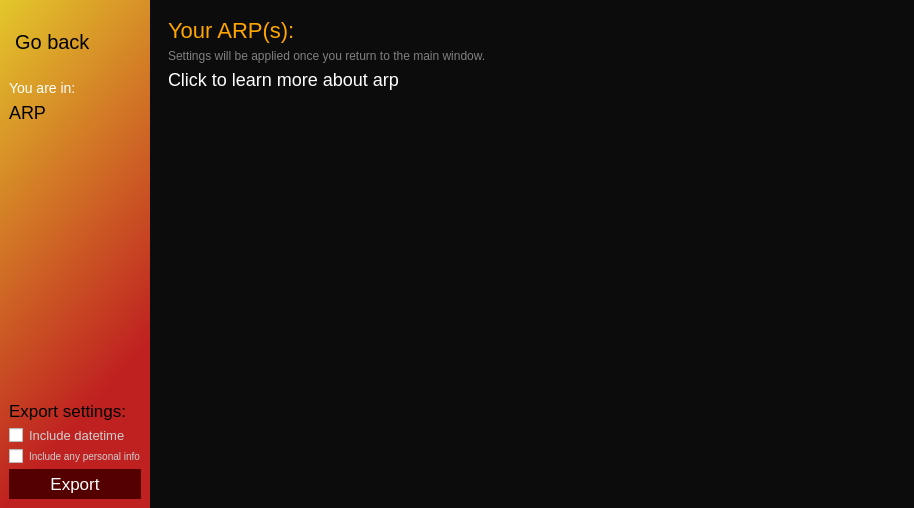
<?xml version="1.0" encoding="UTF-8"?>
<ui version="4.0">
 <class>MainWindow</class>
 <widget class="QMainWindow" name="MainWindow">
  <property name="geometry">
   <rect>
    <x>0</x>
    <y>0</y>
    <width>914</width>
    <height>506</height>
   </rect>
  </property>
  <property name="maximumSize">
   <size>
    <width>31321</width>
    <height>31232</height>
   </size>
  </property>
  <property name="windowTitle">
   <string>MainWindow</string>
  </property>
  <property name="styleSheet">
   <string notr="true">border: unset;</string>
  </property>
  <widget class="QWidget" name="app">
   <layout class="QHBoxLayout" name="horizontalLayout">
    <property name="spacing">
     <number>0</number>
    </property>
    <property name="leftMargin">
     <number>0</number>
    </property>
    <property name="topMargin">
     <number>0</number>
    </property>
    <property name="rightMargin">
     <number>0</number>
    </property>
    <property name="bottomMargin">
     <number>0</number>
    </property>
    <item>
     <widget class="QFrame" name="side_bar">
      <property name="maximumSize">
       <size>
        <width>160</width>
        <height>16777215</height>
       </size>
      </property>
      <property name="styleSheet">
       <string notr="true">background:qlineargradient(spread:pad, x1:0, y1:0, x2:0.306, y2:0.909091, stop:0.00568182 rgba(227, 198, 43, 255), stop:1 rgba(191, 32, 32, 255));</string>
      </property>
      <property name="frameShape">
       <enum>QFrame::StyledPanel</enum>
      </property>
      <property name="frameShadow">
       <enum>QFrame::Raised</enum>
      </property>
      <layout class="QVBoxLayout" name="verticalLayout_5">
       <item>
        <layout class="QVBoxLayout" name="header">
         <item>
          <layout class="QHBoxLayout" name="top">
           <item alignment="Qt::AlignTop">
            <widget class="QPushButton" name="back">
             <property name="minimumSize">
              <size>
               <width>0</width>
               <height>65</height>
              </size>
             </property>
             <property name="styleSheet">
              <string notr="true">font-size:20px;
background:none;</string>
             </property>
             <property name="text">
              <string> Go back</string>
             </property>
             <property name="icon">
              <iconset>
               <normaloff>../../assets/back2.png</normaloff>../../assets/back2.png</iconset>
             </property>
             <property name="iconSize">
              <size>
               <width>18</width>
               <height>32</height>
              </size>
             </property>
            </widget>
           </item>
           <item alignment="Qt::AlignRight|Qt::AlignVCenter">
            <widget class="QPushButton" name="help">
             <property name="styleSheet">
              <string notr="true">background:none;
padding:0px;
margin:0px;</string>
             </property>
             <property name="text">
              <string/>
             </property>
             <property name="icon">
              <iconset>
               <normaloff>../../assets/help3.png</normaloff>../../assets/help3.png</iconset>
             </property>
             <property name="iconSize">
              <size>
               <width>16</width>
               <height>16</height>
              </size>
             </property>
            </widget>
           </item>
          </layout>
         </item>
         <item>
          <layout class="QVBoxLayout" name="verticalLayout_3">
           <item>
            <widget class="QLabel" name="label">
             <property name="styleSheet">
              <string notr="true">font-size:14px;
background:none;
color:white;</string>
             </property>
             <property name="text">
              <string>You are in: </string>
             </property>
            </widget>
           </item>
           <item>
            <widget class="QPushButton" name="back_2">
             <property name="styleSheet">
              <string notr="true">font-size:18px;
background:none;
text-align:left;
</string>
             </property>
             <property name="text">
              <string>ARP</string>
             </property>
             <property name="icon">
              <iconset>
               <normaloff>../../assets/wifi.png</normaloff>../../assets/wifi.png</iconset>
             </property>
             <property name="iconSize">
              <size>
               <width>25</width>
               <height>25</height>
              </size>
             </property>
            </widget>
           </item>
          </layout>
         </item>
        </layout>
       </item>
       <item>
        <spacer name="verticalSpacer">
         <property name="orientation">
          <enum>Qt::Vertical</enum>
         </property>
         <property name="sizeHint" stdset="0">
          <size>
           <width>20</width>
           <height>40</height>
          </size>
         </property>
        </spacer>
       </item>
       <item>
        <layout class="QVBoxLayout" name="exports">
         <item>
          <widget class="QLabel" name="label_2">
           <property name="styleSheet">
            <string notr="true">font-size:17px;
background:none;

color:black;</string>
           </property>
           <property name="text">
            <string>Export settings:</string>
           </property>
          </widget>
         </item>
         <item>
          <layout class="QVBoxLayout" name="verticalLayout">
           <item>
            <widget class="QCheckBox" name="checkBox">
             <property name="styleSheet">
              <string notr="true">background:none;font-size:13px;color:rgb(207, 207, 207);</string>
             </property>
             <property name="text">
              <string>Include datetime</string>
             </property>
            </widget>
           </item>
           <item>
            <widget class="QCheckBox" name="checkBox_2">
             <property name="styleSheet">
              <string notr="true">background:none;font-size:10px;color:rgb(207, 207, 207);</string>
             </property>
             <property name="text">
              <string>Include any personal info</string>
             </property>
            </widget>
           </item>
          </layout>
         </item>
         <item>
          <widget class="QPushButton" name="export_2">
           <property name="styleSheet">
            <string notr="true">background: rgb(85, 0, 0);
color:white;font-size:17px;
padding:5px;</string>
           </property>
           <property name="text">
            <string>Export</string>
           </property>
           <property name="icon">
            <iconset>
             <normaloff>../../assets/export_2.png</normaloff>../../assets/export_2.png</iconset>
           </property>
          </widget>
         </item>
        </layout>
       </item>
      </layout>
     </widget>
    </item>
    <item>
     <widget class="QFrame" name="body">
      <property name="styleSheet">
       <string notr="true">background-color:rgb(12, 12, 12);</string>
      </property>
      <property name="frameShape">
       <enum>QFrame::StyledPanel</enum>
      </property>
      <property name="frameShadow">
       <enum>QFrame::Raised</enum>
      </property>
      <layout class="QVBoxLayout" name="verticalLayout_2">
       <item alignment="Qt::AlignTop">
        <widget class="QFrame" name="frame">
         <property name="minimumSize">
          <size>
           <width>0</width>
           <height>490</height>
          </size>
         </property>
         <property name="maximumSize">
          <size>
           <width>16777215</width>
           <height>3242342</height>
          </size>
         </property>
         <property name="frameShape">
          <enum>QFrame::StyledPanel</enum>
         </property>
         <property name="frameShadow">
          <enum>QFrame::Raised</enum>
         </property>
         <layout class="QVBoxLayout" name="verticalLayout_6">
          <item>
           <widget class="QLabel" name="label_3">
            <property name="styleSheet">
             <string notr="true">color:orange;
font-size:22px;</string>
            </property>
            <property name="text">
             <string>Your ARP(s):</string>
            </property>
           </widget>
          </item>
          <item>
           <widget class="QLabel" name="label_7">
            <property name="styleSheet">
             <string notr="true">color:grey;</string>
            </property>
            <property name="text">
             <string>Settings will be applied once you return to the main window.</string>
            </property>
           </widget>
          </item>
          <item>
           <layout class="QVBoxLayout" name="verticalLayout_4">
            <item>
             <widget class="QLabel" name="label_8">
              <property name="styleSheet">
               <string notr="true">color:white;
font-size:18px;</string>
              </property>
              <property name="text">
               <string>Click to learn more about arp</string>
              </property>
             </widget>
            </item>
            <item>
             <widget class="QListWidget" name="listWidget">
              <property name="styleSheet">
               <string notr="true">color:white;</string>
              </property>
             </widget>
            </item>
           </layout>
          </item>
         </layout>
        </widget>
       </item>
      </layout>
     </widget>
    </item>
   </layout>
  </widget>
 </widget>
 <resources/>
 <connections/>
</ui>
